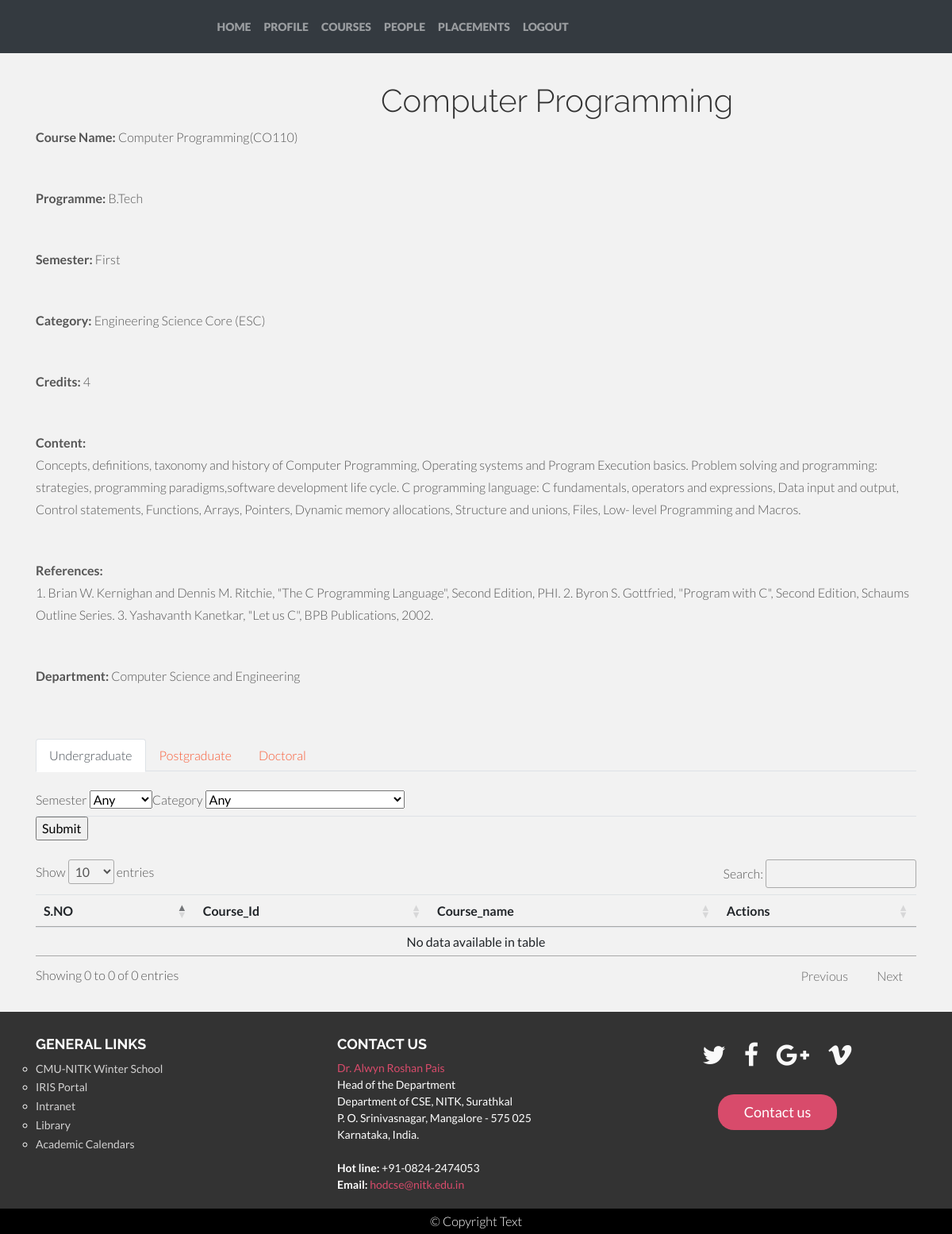
The app's page /courses.php?view=CO110 (signed in) with its own data.
### tables this page shows
CREATE TABLE `courses` (
  `Course_id` varchar(20) NOT NULL,
  `Course_name` varchar(40) NOT NULL,
  `Programme` varchar(40) NOT NULL,
  `Semester` varchar(10) NOT NULL,
  `Category` varchar(30) NOT NULL,
  `Credits` int(11) NOT NULL,
  `Content` text NOT NULL,
  `References` text NOT NULL,
  `Department` varchar(50) NOT NULL,
  `Instructors` text NOT NULL
);

### courses.php (the view, shortened to what this page needs)
<?php
require "partials/_dbconnect.php";
require 'partials/_nav.php';
if(isset($_GET['view']))
{
  $sno = $_GET['view'];
  $sql = "SELECT * FROM `courses` WHERE `Course_id` = '$sno'";
  $result = mysqli_query($link,$sql);
  if($result)
  {
           $row = mysqli_fetch_assoc($result);
           echo"<h1 style='margin-left:40%;margin-top:3%'>".$row['Course_name']."</h1>
           <div class='container' style:'margin-left=17%'>
           <p><span style='font-weight: bold;'>Course Name:</span> ".$row['Course_name'] ."(".$row['Course_id'].")</p><br>
           <p><span style='font-weight: bold;'>Programme:</span> ".$row['Programme']."</p><br>
           <p><span style='font-weight: bold;'>Semester:</span> ".$row['Semester']."</p><br>
           <p><span style='font-weight: bold;'>Category:</span> ".$row['Category']."</p><br>
           <p><span style='font-weight: bold;'>Credits:</span> ".$row['Credits']."</p><br>
           <p><span style='font-weight: bold;'>Content:</span><br> ".$row['Content']."</p><br>
           <p><span style='font-weight: bold;'>References:</span><br> ".$row['References']."</p><br>
           <p><span style='font-weight: bold;'>Department:</span> ".$row['Department']."</p><br>
           </div>
           ";
  }
  else{
    echo "Note has not been deleted from the iNote<br>";
  }
}
?>
<!doctype html>
<html lang="en">
  <head>
    <link rel="stylesheet" href="http://cdnjs.cloudflare.com/ajax/libs/font-awesome/4.6.3/css/font-awesome.min.css">
    <link rel="stylesheet"
          href="https://stackpath.bootstrapcdn.com/bootstrap/4.5.0/css/bootstrap.min.css"
>
    <link rel="stylesheet"
          href="//cdn.datatables.net/1.10.21/css/jquery.dataTables.min.css">
          <link href="css/bootstrap.css" rel="stylesheet">
    <link rel="stylesheet" type="text/css" href="css/style.css">
    <link href="css/font-awesome.min.css" rel="stylesheet">
  </head>
  <body>
     <div class="container my-3" >
        <ul class="nav nav-tabs" id="myTab" role="tablist">
  <li class="nav-item" role="presentation">
    <a class="nav-link active" id="undergraduate-tab" data-toggle="tab" href="#undergraduate" role="tab" aria-controls="undergraduate" aria-selected="true">Undergraduate</a>
  </li>
  <li class="nav-item" role="presentation">
    <a class="nav-link" id="postgraduate-tab" data-toggle="tab" href="#postgraduate" role="tab" aria-controls="postgraduate" aria-selected="false">Postgraduate</a>
  </li>
  <li class="nav-item" role="presentation">
    <a class="nav-link" id="doctoral-tab" data-toggle="tab" href="#doctoral" role="tab" aria-controls="contact" aria-selected="false">Doctoral</a>
  </li>
</ul>
<div class="tab-content" id="myTabContent">
  <div class="tab-pane fade show active" id="undergraduate" role="tabpanel" aria-labelledby="undergraduate-tab">
<div id="undergraduate" class="tabcontent" >
<br>
<form action ="/nitk/courses.php" method="post">
<ul class="nav nav-tabs">
<li>
<label for="semester">Semester</label>
  <select name="semester" id="semester">
        <option value="">Any</option>
        </select>
        </li><li>
        <label for="category">Category</label>
        <select name="category" id="category">
        <option value="">Any</option>
        </select>
        </li><li>
        </ul>
  <input type="submit" value="Submit" name="SubmitBtn">
            </form>
</div>
  </div>
  </div>
  </div>
  <div class="container my-4">
          <table class="table" id="myTable">
  <thead>
    <tr>
      <th scope="col">S.NO</th>
      <th scope="col">Course_Id</th>
      <th scope="col">Course_name</th>
      <th scope="col">Actions</th>
    </tr>
  </thead>
  <tbody>
  </tbody>
</table>
      </div>
    <?php
    require 'partials/_footer.php';
    ?>
  </body>
</html>

### css/style.css (style rules this page uses)
body { background-color: #f2f2f2; font-family: "Lato"; font-weight: 300; font-size: 16px; color: #555; -webkit-font-smoothing: antialiased; -webkit-overflow-scrolling: touch; }
h1, h2, h3, h4, h5, h6 { font-family: "Raleway"; font-weight: 300; color: #333; }
p { line-height: 28px; margin-bottom: 25px; }
a { color: #f85c37; word-wrap: break-word; -webkit-transition: color 0.1s ease-in, background 0.1s ease-in; -moz-transition: color 0.1s ease-in, background 0.1s ease-in; -ms-transition: color 0.1s ease-in, background 0.1s ease-in; -o-transition: color 0.1s ease-in, background 0.1s ease-in; transition: color 0.1s ease-in, background 0.1s ease-in; }
a:before, a:after { -webkit-transition: color 0.1s ease-in, background 0.1s ease-in; -moz-transition: color 0.1s ease-in, background 0.1s ease-in; -ms-transition: color 0.1s ease-in, background 0.1s ease-in; -o-transition: color 0.1s ease-in, background 0.1s ease-in; transition: color 0.1s ease-in, background 0.1s ease-in; }
body { overflow-x: hidden; }
ul, li { margin: 0; padding: 0; }

### records on screen
courses: Course_name "Computer Programming", Course_id "CO110", Programme "B.Tech", Semester "First", Category "Engineering Science Core (ESC)", Credits "4", Content "Concepts, definitions, taxonomy and history of Computer Programming, Operating systems and Program Execution basics. Problem solving and programming: strategies, programming paradigms,software development life cycle. C programming language: C fundamentals, operators and expressions, Data input and output, Control statements, Functions, Arrays, Pointers, Dynamic memory allocations, Structure and unions, Files, Low- level Programming and Macros.", References "1. Brian W. Kernighan and Dennis M. Ritchie, \"The C Programming Language\", Second Edition, PHI. 2. Byron S. Gottfried, \"Program with C\", Second Edition, Schaums Outline Series. 3. Yashavanth Kanetkar, \"Let us C\", BPB Publications, 2002.", Department "Computer Science and Engineering"
